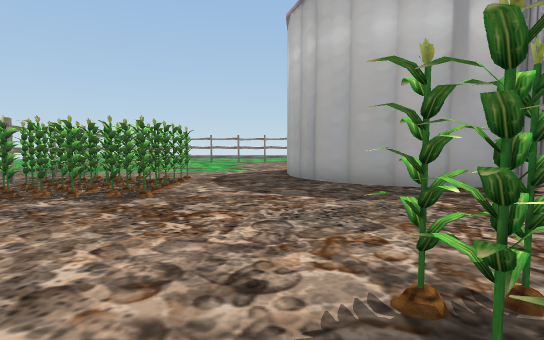
view 1 (above)

12 first-person views from a walk through a Unity game level. The camera is 1.5 m above the floor, tilts 4° down and sees 80° across. The floor is counted in squares, 2 m on a side. Each view is taken from the middle of a square. On the plan, view 1 faces up. The plan holds only what a view shows up to about 11 squares ahead; the rest is blank. The place goes on beyond the plan. The player character is not drawn. Some surface patterns are stand-ins.

view 2
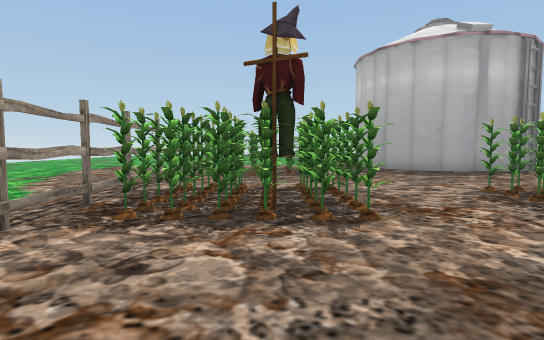

view 3
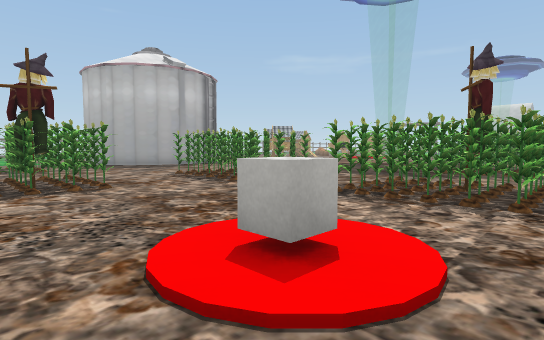

view 4
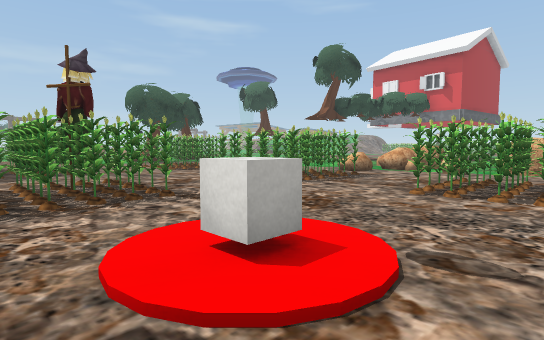

view 5
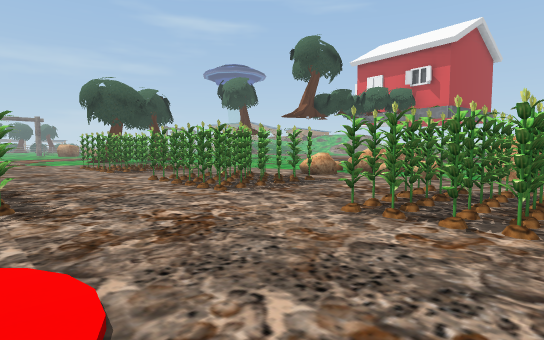

view 6
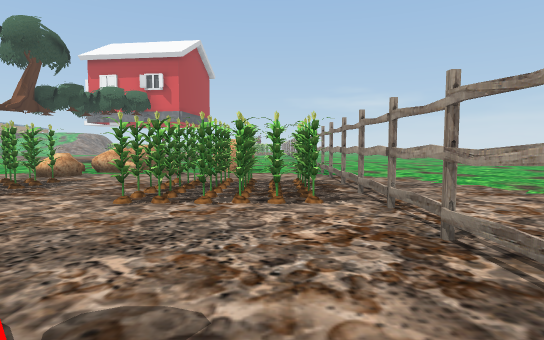

view 7
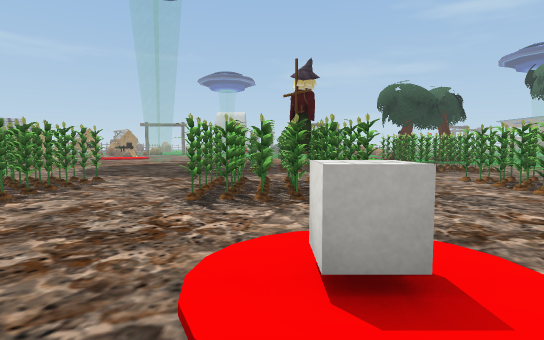

view 8
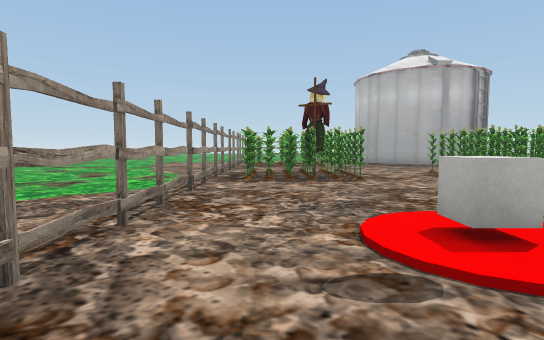

view 9
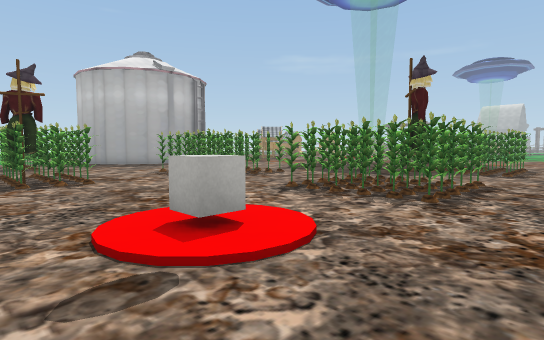

view 10
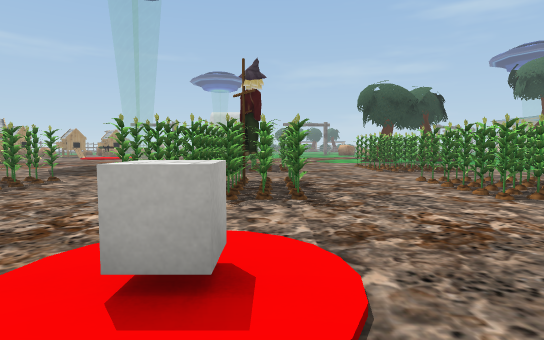

view 11
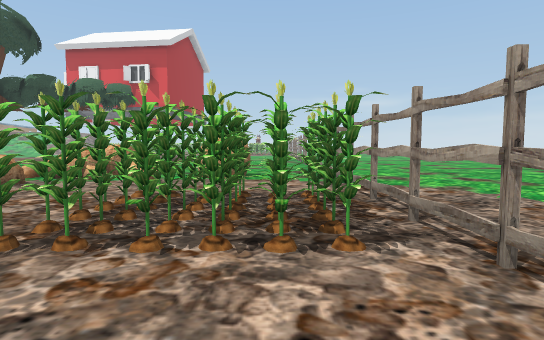

view 12
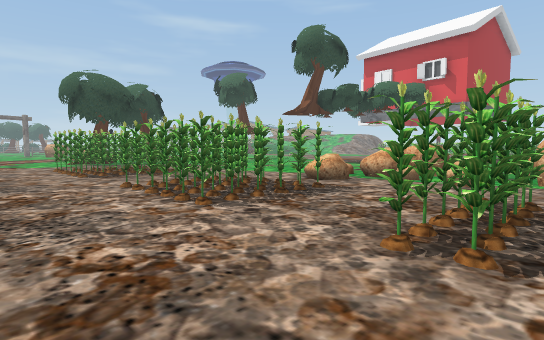

### Floor plan
Key: @ floor where view 1 was taken; # wall or solid block; . main floor; : floor 0.25 m higher than the main floor; / step, stairs or slope; F fence; S scarecrow; T thing the floor can be seen under or through; O other object.
Columns run from 5 left of view 1 to 10 right of it. Each row starts with its distance up from view 1.
 11   ....
 10 O.....#
  9 O.....#
  8 O.....##
  7 O###...## ##
  6 O###....###
  5  ###......
  4  .........
  3 O........
  2 F###....  ...
  1 F###..###....
  0 F#S#.@###....
 -1 F.....###....
 -2 F............
 -3 F............
 -4 F.....TTT..###
 -5 F./O..TTT..####
 -6 F./:..TST..####
 -7 F..............
 -8 F...............
 -9 F###..TTT...###.
-10 F###..TTT..####
-11 F# #..# T..## #
-12 F# #..# T..#

Positions as (right, up) in squares from view 1, and headings:
1: (0, 0), facing up
2: (-3, -4), facing up
3: (-4, -7), facing up-right
4: (-4, -4), facing down-right
5: (-4, -6), facing down-right
6: (-4, -5), facing down
7: (-4, -5), facing right
8: (-4, -8), facing up
9: (-4, -8), facing up-right
10: (-4, -6), facing right
11: (-4, -7), facing down
12: (-3, -7), facing down-right
